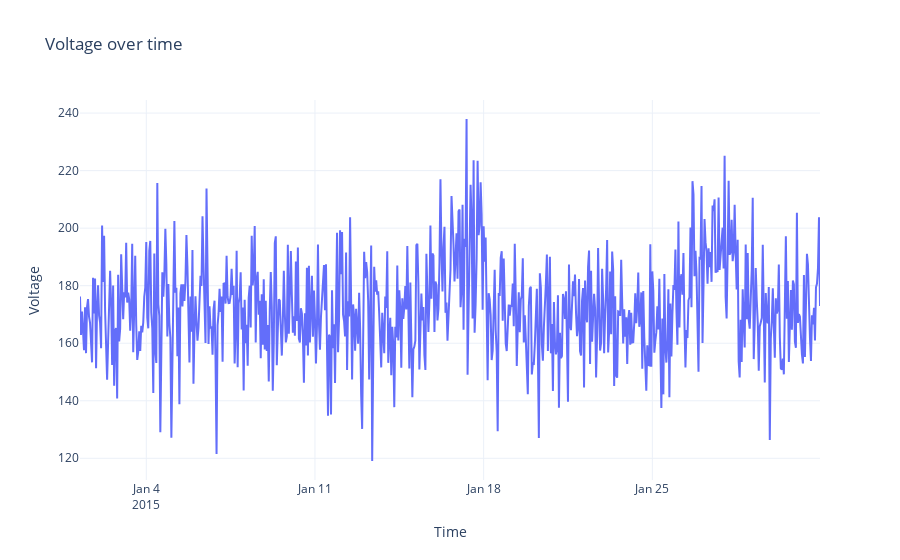

This figure's notebook cell:
### Code cell
fig = px.line(x=plot_df['datetime'].values, y=plot_df['volt'].values, title='Voltage over time', template='plotly_white')
fig.update_layout(xaxis_title='Time', yaxis_title='Voltage')
fig.show()

### Figure 1 — Plotly figure (JSON) as saved in the notebook; plotly's stock layout.template omitted (floating-point values rounded to 4 significant figures; data arrays with more than 128 entries replaced by an {"elided": "..."} marker saying what was removed)
{"data": [{"hovertemplate": "x=%{x}<br>y=%{y}<extra></extra>", "legendgroup": "", "line": {"color": "#636efa", "dash": "solid"}, "marker": {"symbol": "circle"}, "mode": "lines", "name": "", "orientation": "v", "showlegend": false, "type": "scatter", "x": {"elided": "738 str values"}, "xaxis": "x", "y": {"elided": "738 float values"}, "yaxis": "y"}], "layout": {"legend": {"tracegroupgap": 0}, "title": {"text": "Voltage over time"}, "xaxis": {"anchor": "y", "domain": [0, 1], "title": {"text": "Time"}}, "yaxis": {"anchor": "x", "domain": [0, 1], "title": {"text": "Voltage"}}}}
